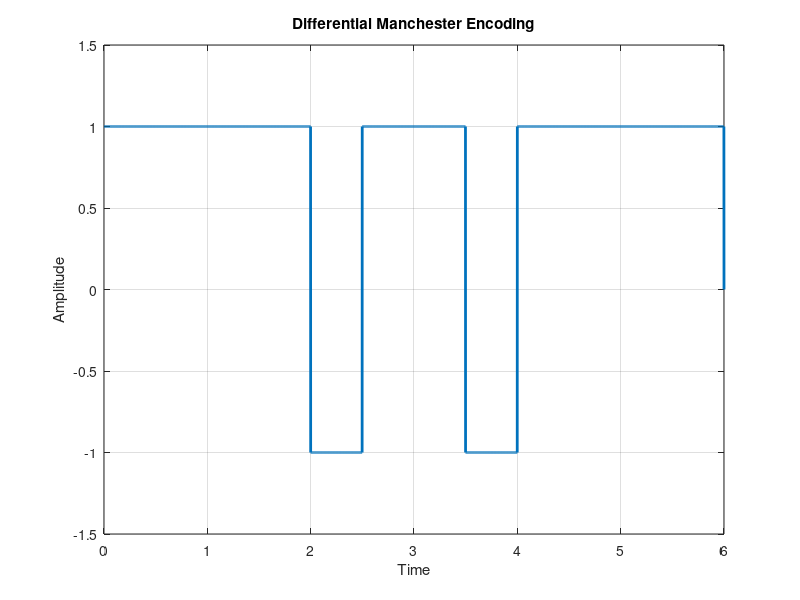

The MATLAB script that drew this image:
# Differential Manchester

bits = [0 0 1 1 0 0];
bitrate = 1;
n = 1000;

T = length(bits) / bitrate;
N = length(bits) * n;
dt = T/N;
t = 0 : dt : T;

x = zeros(1, length(t));
current_level = 1; % Initial level (can be +1 or -1)

for i = 1 : length(bits)
  if bits(i) == 1
    % Transition at the beginning of the bit interval
    first_half_level = -current_level;
    second_half_level = current_level;
    current_level = first_half_level; % Update for the next bit
  else
    % No transition at the beginning of the bit interval
    first_half_level = current_level;
    second_half_level = current_level;
  endif
  x((i-1)*n+1 : (i-1)*n+n/2) = first_half_level;
  x((i-1)*n+n/2 : n*i) = second_half_level;
end;

plot(t, x, 'LineWidth', 2);
title('Differential Manchester Encoding');
xlabel('Time');
ylabel('Amplitude');
grid on;
ylim([-1.5 1.5]);

% Decoding
result = [];
previous_level_start = 1; % Assume initial level at the start of the transmission
for i = 1 : length(bits)
  % Sample the level at the beginning of the bit interval
  start_sample_index = round((i - 1) * n + 1);
  if start_sample_index <= length(x)
    current_level_start = sign(x(start_sample_index)); % Get the sign (+1 or -1)
  end

  % Sample the level at the middle of the bit interval
  middle_sample_index = round((i - 1) * n + n / 2);
  if middle_sample_index <= length(x)
    current_level_middle = sign(x(middle_sample_index));

    if current_level_start ~= current_level_middle
      result(i) = 1; % Transition indicates '1'
    else
      result(i) = 0; % No transition indicates '0'
    endif
    previous_level_start = current_level_middle; % For the next bit's comparison
  end
end

disp("Differential Manchester Decoding:");
disp(result);
